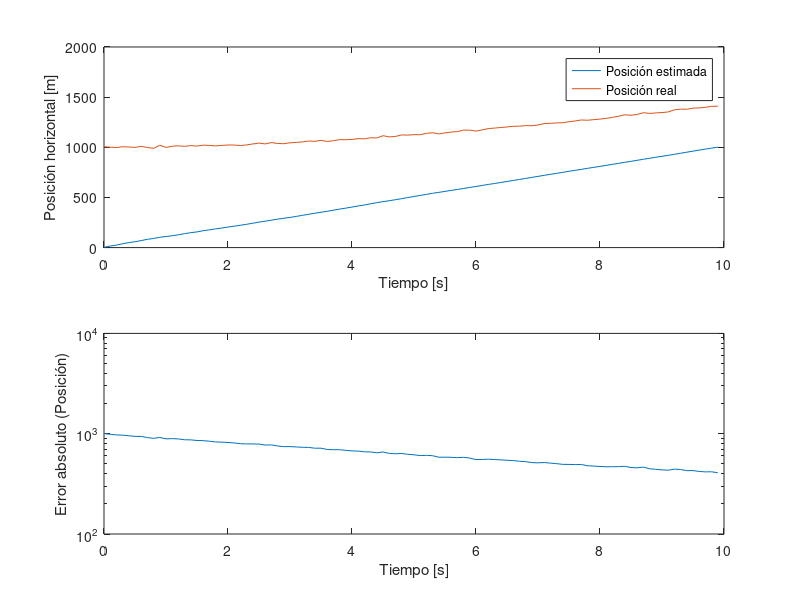
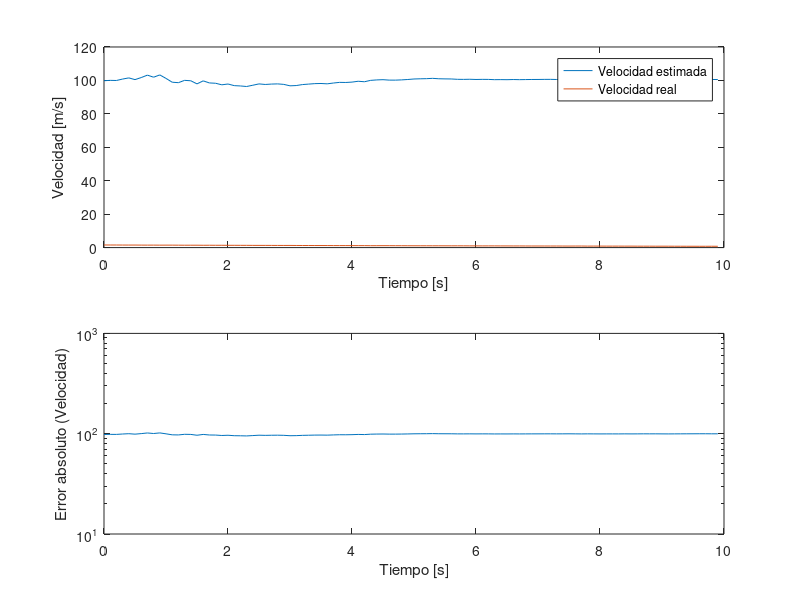

Here is the MATLAB script that generated these plots, in order:
clear all
close all
clc

%% Parámetros del problema
dt = 0.1; % Intervalo de tiempo
num_itr = 100; % Número de iteraciones

% Posición del radar
x_r = 0;
y_r = 0;

% Estado inicial del avión
x0 = 0; 
y0 = 1000; 

% Velocidad constante del avión
v = 100; 

% Vector de estado inicial [x; vx; y; vy]
x = [x0; v; y0; 0];

% Covarianza inicial
P = diag([100, 25, 500, 100]);

% Ruido del proceso (movimiento del avión)
Q = diag([0.02^2, 0.02^2, 0.1^2, 0.1^2]);

% Ruido de las mediciones (rango y ángulo)
R = diag([5^2, (0.5*pi/180)^2]); % Convertir ángulo a radianes

% Matriz de transición del estado (movimiento constante)
F = [1 dt 0  0;
     0  1 0  0;
     0  0 1 dt;
     0  0 0  1];

% Entrada de control (sin aceleración)
B = [0; 0; 0; 0];

% Medidas del radar en función del estado
h = @(x) [sqrt((x(1) - x_r)^2 + (x(3) - y_r)^2);
          atan2(x(3) - y_r, x(1) - x_r)];

%% Simulación
mu = x; % Inicialización del estado estimado
mu_hist = zeros(4, num_itr); % Para guardar la historia del estado estimado
P_hist = zeros(4, 4, num_itr); % Para guardar la historia de la covarianza
z_hist = zeros(2, num_itr); % Historia de las mediciones

for k = 1:num_itr
    % Simulación del movimiento real del avión
    x_real = F * x + B; % Actualización del estado real
    
    % Simulación de las mediciones con ruido
    z_real = h(x_real) + sqrt(R) * randn(2, 1);
    
    % Predicción del estado y la covarianza
    mu_pred = F * mu;
    P_pred = F * P * F' + Q;
    
    % Jacobiano de la función de medición
    H = [(mu_pred(1) - x_r)/sqrt((mu_pred(1) - x_r)^2 + (mu_pred(3) - y_r)^2), 0, (mu_pred(3) - y_r)/sqrt((mu_pred(1) - x_r)^2 + (mu_pred(3) - y_r)^2), 0;
         -(mu_pred(3) - y_r)/((mu_pred(1) - x_r)^2 + (mu_pred(3) - y_r)^2), 0, (mu_pred(1) - x_r)/((mu_pred(1) - x_r)^2 + (mu_pred(3) - y_r)^2), 0];
     
    % Innovación
    y_k = z_real - h(mu_pred);
    
    % Covarianza de la innovación
    S = H * P_pred * H' + R;
    
    % Ganancia de Kalman
    K = P_pred * H' / S;
    
    % Actualización del estado y la covarianza
    mu = mu_pred + K * y_k;
    P = (eye(4) - K * H) * P_pred;
    
    % Guardar la historia
    mu_hist(:, k) = mu;
    P_hist(:, :, k) = P;
    z_hist(:, k) = z_real;
    
    % Actualización del estado real
    x = x_real;
end

%% Gráficas de resultados
t = (0:num_itr-1) * dt;

% Gráfica de la posición y error
figure;
subplot(2,1,1);
plot(t, mu_hist(1,:), t, z_hist(1,:));
xlabel('Tiempo [s]');
ylabel('Posición horizontal [m]');
legend('Posición estimada', 'Posición real');

subplot(2,1,2);
semilogy(t, abs(mu_hist(1,:) - z_hist(1,:)));
xlabel('Tiempo [s]');
ylabel('Error absoluto (Posición)');

% Gráfica de la velocidad
figure;
subplot(2,1,1);
plot(t, mu_hist(2,:), t, z_hist(2,:));
xlabel('Tiempo [s]');
ylabel('Velocidad [m/s]');
legend('Velocidad estimada', 'Velocidad real');

subplot(2,1,2);
semilogy(t, abs(mu_hist(2,:) - z_hist(2,:)));
xlabel('Tiempo [s]');
ylabel('Error absoluto (Velocidad)');
